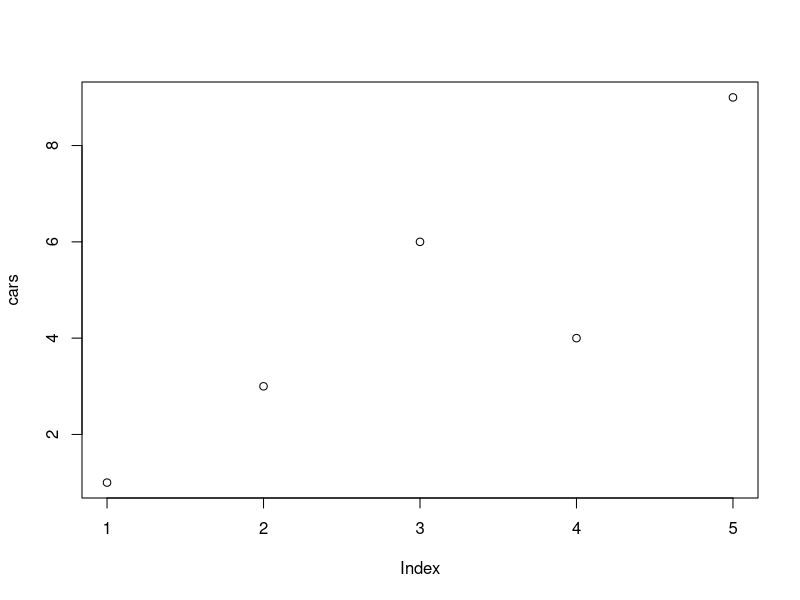
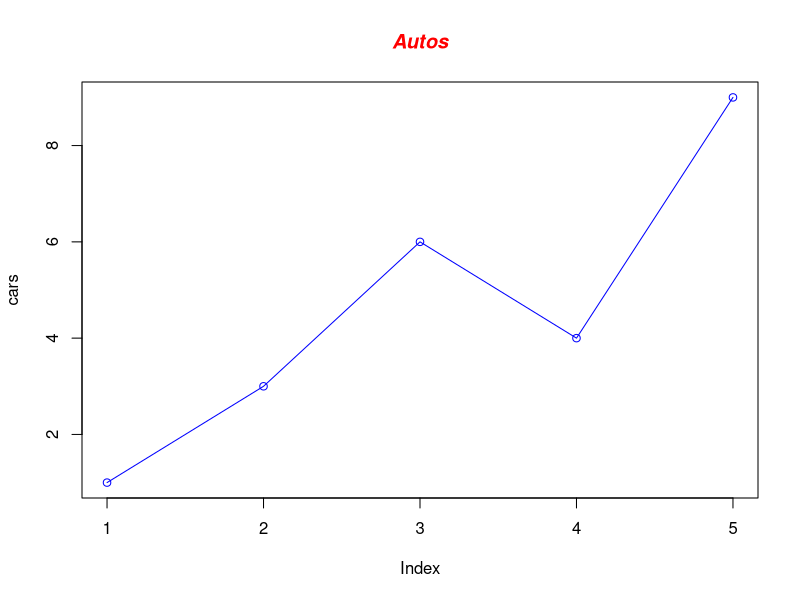
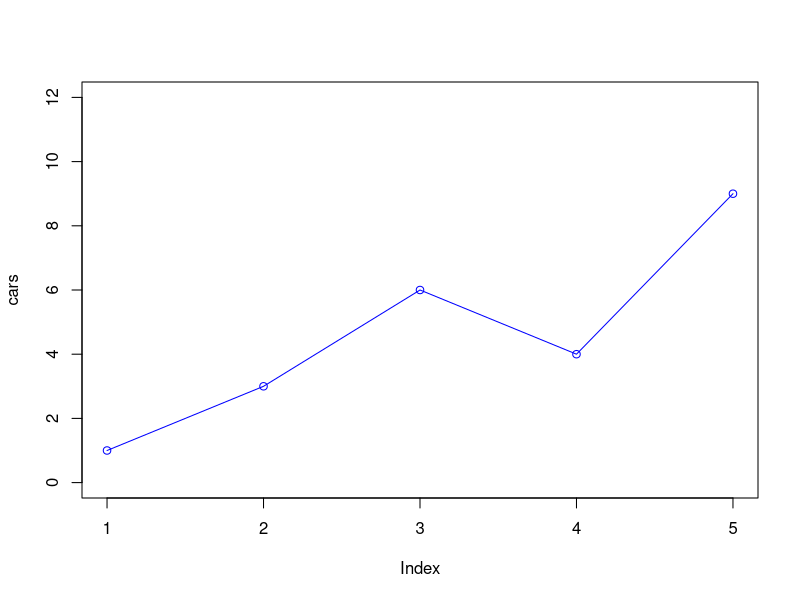
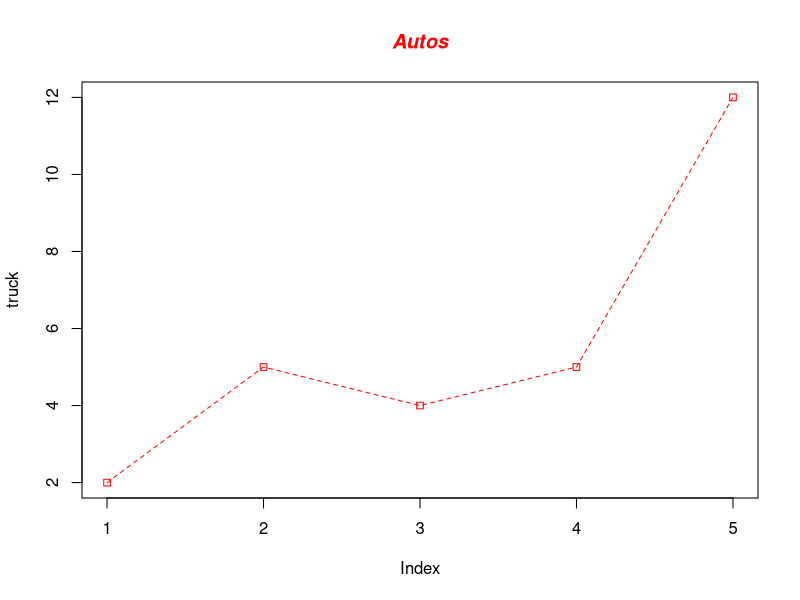
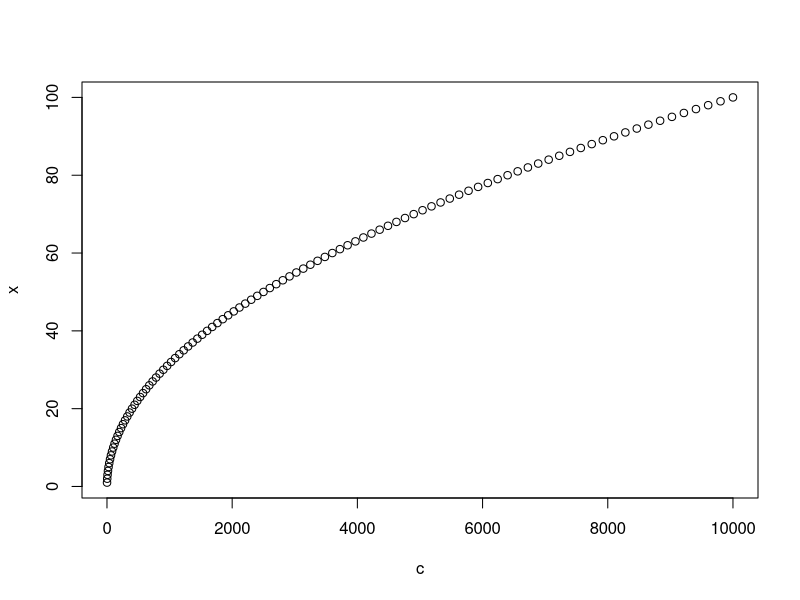

Write R code to recreate these figures, in order.
#2. First we'll produce a very simple graph using the values in the car vector: 
cars <- c(1, 3, 6, 4, 9)  
cars
plot(cars)
plot(cars, type="o", col="blue") 
title(main="Autos", col.main="red", font.main=4) 
cars<-c(1,3,6,4,9)
truck<-c(2,5,4,5,12)
plot(cars,type = "o",col="blue",ylim = c(0,12))
plot(truck, type="o", pch=22, lty=2, col="red")  
title(main = "Autos",col.main="red",font.main=4)
#1. Exercise: Explore the relationship between the following, 
#where x contains numbers from 1 to 100
x<-(1:100)
x
c<-x^2
c
d<-x^3
d
plot(x=c,y=x)
cor(x,c)
cor(x,d)
